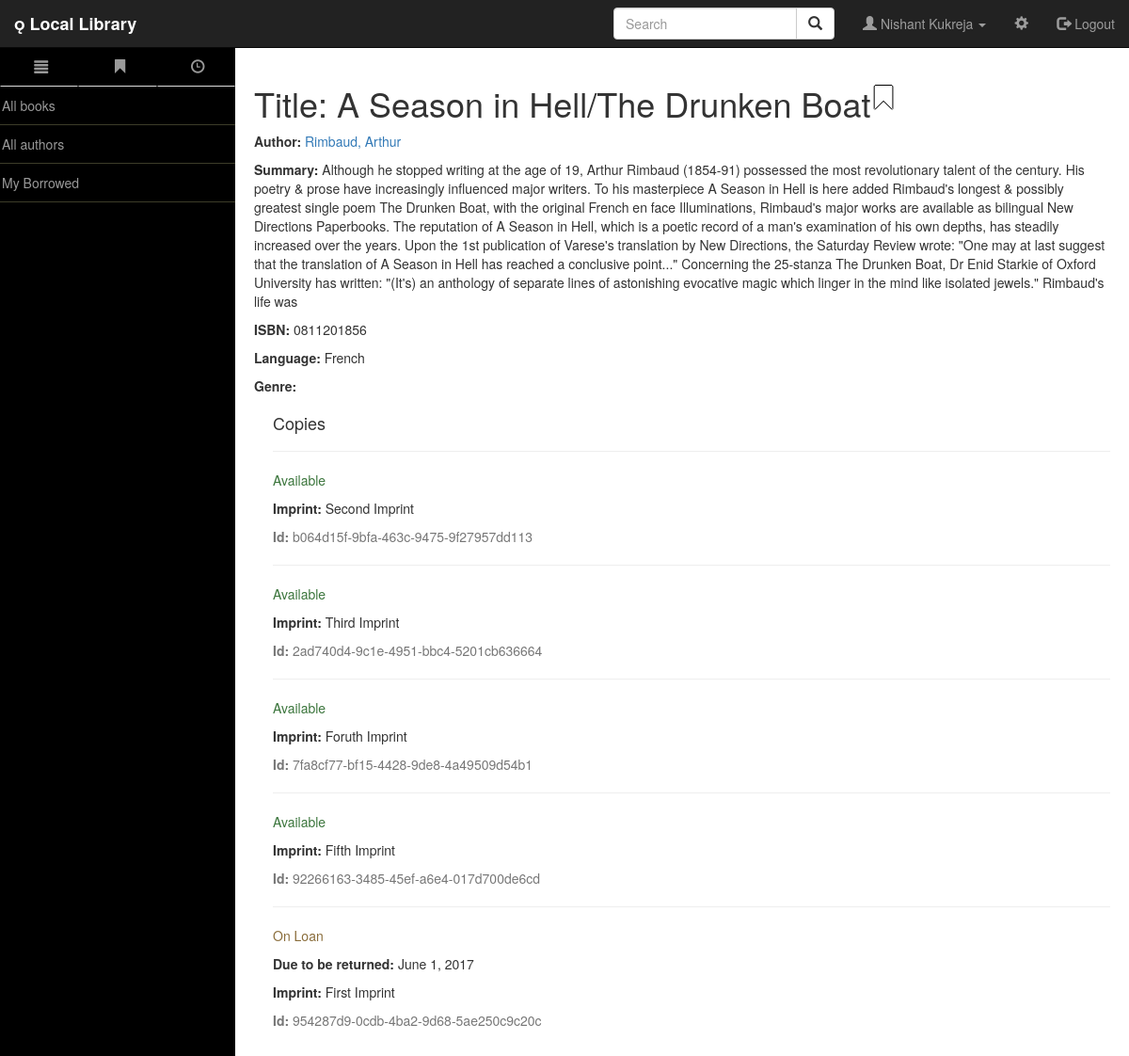
The app's page /catalog/book/3 (signed in) with its own data.
### catalog/models.py (models this page shows, shortened)
class Book(models.Model):
    title = models.CharField(max_length=200)
    author = models.ForeignKey("Author",on_delete=models.SET_NULL,null=True)
    summary = models.TextField(max_length=1000,help_text="Enter the brief description of book")
    isbn = models.CharField('ISBN',max_length=13,help_text='13 Character <a href="https://www.isbn-international.org/content/what-isbn">ISBN number</a>')
    genere = models.ManyToManyField('Genere',help_text='Select a genere for book')
    language = models.ForeignKey('Language', on_delete=models.SET_NULL, null=True)
    class Meta:
        __module__= '__name__'
    def display_genere(self):
        """
        Creates a string for the Genre. This is required to display genre in Admin.
        """
        return ", ".join([genere.name for genere in self.genere.all()[:3]])
    display_genere.short_description = 'Genere'
    def __str__(self):
        return self.title

class Author(models.Model):
    first_name = models.CharField(max_length=100)
    last_name = models.CharField(max_length=100)
    date_of_birth = models.DateField(null=True, blank=True)
    date_of_death = models.DateField('Died', null=True, blank=True)
    def __str__(self):
        return '%s, %s' % (self.last_name, self.first_name)

class Language(models.Model):
    name = models.CharField(max_length=200, help_text="Enter a the book's natural language (e.g. English, French, Japanese etc.)")
    def __str__(self):
        return self.name

class BookInstance(models.Model):
    id = models.UUIDField(primary_key=True,default=uuid.uuid4, help_text="Unique id for this particular book accross whole library")
    book = models.ForeignKey('Book',on_delete=models.SET_NULL, null=True)
    imprint = models.CharField(max_length=200)
    due_back = models.DateField(blank=True, null=True)
    borrower = models.ForeignKey(User,on_delete=models.SET_NULL,blank=True, null=True)
    LOAN_STATUS = (
        ('d', 'Maintenance'),
        ('o', 'On Loan'),
        ('a', 'Available'),
        ('r', 'Reserved'),
    )
    status = models.CharField(max_length=1,choices=LOAN_STATUS, default = 'd' ,blank=True, help_text='book availability')
    class Meta:
        permissions = (('can_mark_returned',"Set book as returned"),)
        ordering = ["due_back"]

### catalog/views.py (the view)
# urls.py: url(r'^book/(?P<pk>\d+)$',views.BooksDetailView.as_view(),name='book-detail'),
class BooksDetailView(LoginRequiredMixin,generic.DetailView):
    login_url = 'user_login'
    model = Book
    template_name = 'catalog/book_detail.html'

### catalog/templates/catalog/book_detail.html (shortened to what this page needs)
{% extends "base_generic.html" %}
{% load static %}
{% block content %}
  <table>
    <tr>
    <td>
      <h1>Title: {{ book.title }}</h1>
    </td>
    <td align='right'>
      {% if user.is_authenticated %}
        <a id="bookmarkme" href="javascript:void(0)" onclick="bookmarkme( '{{ book }}' )" title="bookmark"><span id="bookmarkicon" class="glyphicon glyphicon-bookmark" style="font-size: 25px;color:white;text-shadow: -1px 0 black, 0 1px black, 1px 0 black, 0 -1px black;"></span></a>
      {% endif %}
</td>
    </tr>
  </table>
  <p><strong>Author:</strong> <a href="">{{ book.author }}</a></p>
  <p><strong>Summary:</strong> {{ book.summary }}</p>
  <p><strong>ISBN:</strong> {{ book.isbn }}</p>
  <p><strong>Language:</strong> {{ book.language }}</p>
  <p><strong>Genre:</strong> {% for genre in book.genre.all %} {{ genre }}{% if not forloop.last %}, {% endif %}{% endfor %}</p>
  <div style="margin-left:20px;margin-top:20px">
    <h4>Copies</h4>
    {% for copy in book.bookinstance_set.all %}
    <hr>
    <p class="{% if copy.status == 'a' %}text-success{% elif copy.status == 'd' %}text-danger{% else %}text-warning{% endif %}">{{ copy.get_status_display }}</p>
    {% if copy.status != 'a' %}<p><strong>Due to be returned:</strong> {{copy.due_back}}</p>{% endif %}
    <p><strong>Imprint:</strong> {{copy.imprint}}</p>
    <p class="text-muted"><strong>Id:</strong> {{copy.id}}</p>
    {% endfor %}
  </div>
{% endblock %}

### catalog/templates/base_generic.html (shortened to what this page needs)
<!DOCTYPE html>
<html lang="en">
<head>
    {% load static %}
    <link rel="stylesheet" href="https://maxcdn.bootstrapcdn.com/bootstrap/3.3.7/css/bootstrap.min.css">
    <link href="{% static 'css/bootstrap.min.css' %}" rel="stylesheet">
    <link href="{% static 'css/simple-sidebar.css' %}" rel="stylesheet">
    <link rel="stylesheet" type="text/css" href="//cdn.datatables.net/1.10.12/css/jquery.dataTables.min.css">
    <link rel="stylesheet" href="//cdnjs.cloudflare.com/ajax/libs/bootstrap-table/1.11.1/bootstrap-table.min.css">
</head>
<body style="padding-top: 50px;">
    <div id="wrapper" class='toggled'>
        <nav class="navbar navbar-inverse navbar-fixed-top">
            <div class="container-fluid">
                <div class="navbar-header">
                <b><a class="navbar-brand  glyphicon-book" href="{% url 'index' %}"> Local Library</a></b>
                </div>
                <ul class="nav navbar-nav navbar-right">
                    <form class="navbar-form navbar-left">
                        <div class="input-group">
                            <input type="text" id="query" class="form-control" placeholder="Search" list='search-items'>
                            <div class="input-group-btn">
                            <button class="btn btn-default" onclick="query_text()">
                                <i class="glyphicon glyphicon-search"></i>
                            </button>
                            </div>
                        </div>
                    </form>
                    {% if user.is_authenticated %}
                        <li>
                            <a class="dropdown-toggle" data-toggle="dropdown" href="#"><span class="glyphicon glyphicon-user"></span> {{ user.first_name }} {{ user.last_name }} <span class="caret"></span></a>
                        </li>
                    {% endif %}
                    <li><a href="#"><span class="glyphicon glyphicon-cog"></span></a></li>
                    <li><a href="{% url 'logout'%}"><span class="glyphicon glyphicon-log-out"></span> Logout</a></li>
                </ul>
            </div>
        </nav>
        <div id="sidebar-wrapper">
      {% block sidebar %}
      <ul class="sidebar-nav">
         <ul class="nav nav-tabs nav-justified">
            <li><a href="#" onclick="openCity('London')"><span class="glyphicon glyphicon-align-justify"></span></a></li>
            <li ><a href="#" onclick="openCity('Paris')"> <span class="glyphicon glyphicon-bookmark"></span></a></li>
            <li ><a href="#" onclick="openCity('Timeline')"> <span class="glyphicon glyphicon-time"></span></a></li>
        </ul>
        <div id="London" class="city">
                <li><a href="{% url 'book' %}">All books</a></li>
                <hr style="margin:0.05px; border-color:#3d3d29">
                <li><a href="{% url 'author' %}">All authors</a></li>
                <hr style="margin:0.05px; border-color:#3d3d29">
                {% if user.is_authenticated %}
                    <li><a href="{% url 'my-borrowed' %}">My Borrowed</a></li>
                    <hr style="margin:0.05px; border-color:#3d3d29">
                {% else %}
                    <li><a href="{% url 'login'%}">Login</a></li>
                {% endif %}
          </div>
      </ul>
     {% endblock %}
        </div>
        <div id="page-content-wrapper">
            <div class="container-fluid">
                <div class="row">
                        {% block content %}{% endblock %}
                </div>
            </div>
        </div>
    </div>
</body>
</html>
  {% load static %}

### catalog/static/css/simple-sidebar.css (style rules this page uses)
body { padding-top: 70px; }
#wrapper { padding-left: 0; -webkit-transition: all 0.5s ease; -moz-transition: all 0.5s ease; -o-transition: all 0.5s ease; transition: all 0.5s ease; }
#wrapper.toggled { padding-left: 250px; }
#sidebar-wrapper { z-index: 1000; position: fixed; left: 250px; width: 0; height: 100%; margin-left: -250px; overflow-y: auto; background: #000; -webkit-transition: all 0.5s ease; -moz-transition: all 0.5s ease; -o-transition: all 0.5s ease; transition: all 0.5s ease; }
#wrapper.toggled #sidebar-wrapper { width: 250px; }
#page-content-wrapper { width: 100%; position: absolute; padding: 15px; }
#wrapper.toggled #page-content-wrapper { position: absolute; margin-right: -250px; }
.sidebar-nav { position: absolute; top: 0; width: 250px; margin: 0; padding: 0; list-style: none; align-content: center }
.sidebar-nav li { text-indent: 2px; line-height: 40px; }
.sidebar-nav li a { display: block; text-decoration: none; color: #999999; }
@media (min-width:768px) { #wrapper { padding-left: 0; } }
@media (min-width:768px) { #wrapper.toggled { padding-left: 250px; } }
@media (min-width:768px) { #sidebar-wrapper { width: 0; } }
@media (min-width:768px) { #wrapper.toggled #sidebar-wrapper { width: 250px; } }
@media (min-width:768px) { #page-content-wrapper { padding: 20px; position: relative; } }
@media (min-width:768px) { #wrapper.toggled #page-content-wrapper { position: relative; margin-right: 0; } }
.glyphicon { font-size: 15px; }

### records on screen
Book: title "A Season in Hell/The Drunken Boat", author "Rimbaud, Arthur", summary "Although he stopped writing at the age of 19, Arthur Rimbaud (1854-91) possessed the most revolutionary talent of the century. His poetry & prose have increasingly influenced major writers. To his masterpiece A Season in Hell is here added Rimbaud's longest & possibly greatest single poem The Drunken Boat, with the original French en face Illuminations, Rimbaud's major works are available as bilingual New Directions Paperbooks. The reputation of A Season in Hell, which is a poetic record of a man's examination of his own depths, has steadily increased over the years. Upon the 1st publication of Varese's translation by New Directions, the Saturday Review wrote: \"One may at last suggest that…", isbn "0811201856", language "French"
BookInstance: status "Available", imprint "Second Imprint", id "b064d15f-9bfa-463c-9475-9f27957dd113"
BookInstance: status "Available", imprint "Third Imprint", id "2ad740d4-9c1e-4951-bbc4-5201cb636664"
BookInstance: status "Available", imprint "Foruth Imprint", id "7fa8cf77-bf15-4428-9de8-4a49509d54b1"
BookInstance: status "Available", imprint "Fifth Imprint", id "92266163-3485-45ef-a6e4-017d700de6cd"
BookInstance: status "On Loan", due_back "June 1, 2017", imprint "First Imprint", id "954287d9-0cdb-4ba2-9d68-5ae250c9c20c"

### other values on screen
{{ user.first_name }} "Nishant"
{{ user.last_name }} "Kukreja"
